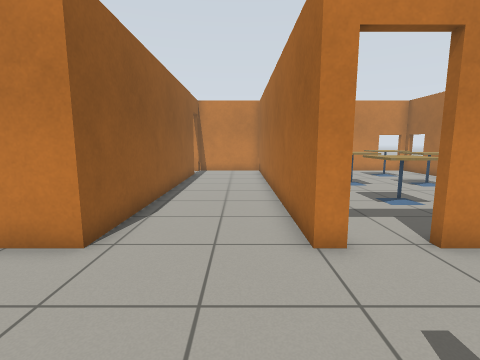
View 1 (above)

18 first-person views from a walk through a world built for the Gazebo simulator. The camera is 1 m above the floor, tilts 8° down and sees 85° across. The floor is counted in squares, 0.5 m on a side. Each view is taken from the middle of a square. On the plan, view 1 faces up. The plan holds only what a view shows up to about 16 squares ahead; the rest is blank. The robots in the file are not drawn. Simple patterns stand in for the simulator's built-in surfaces.

View 2
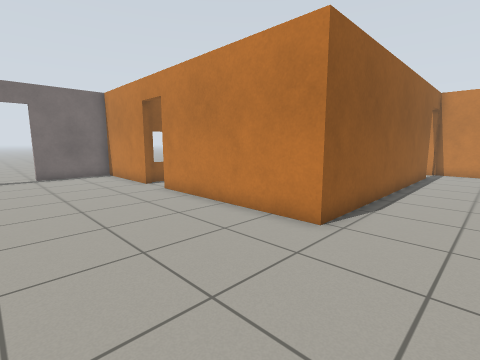

View 3
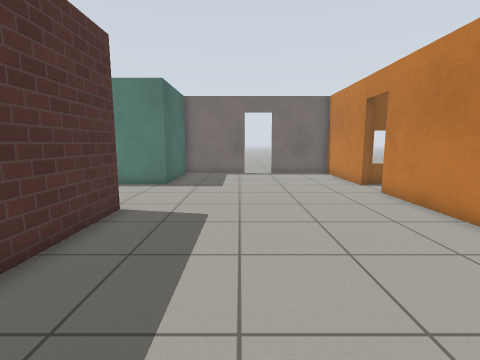

View 4
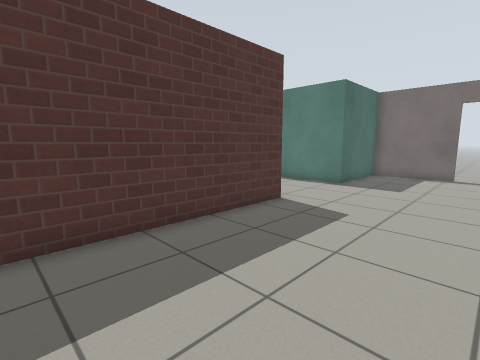

View 5
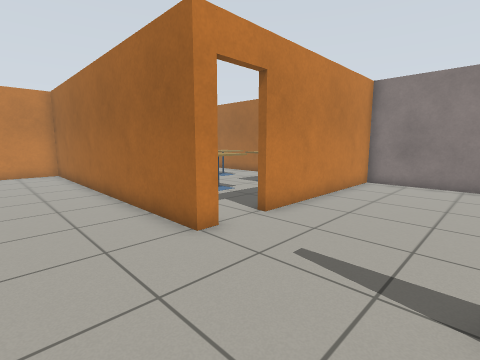

View 6
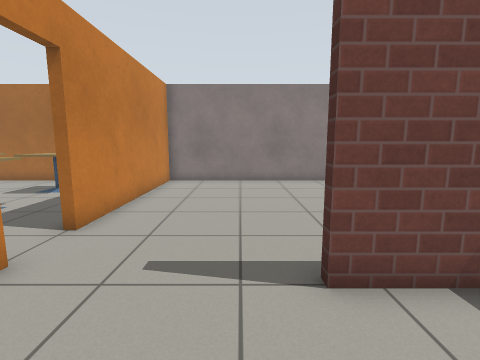

View 7
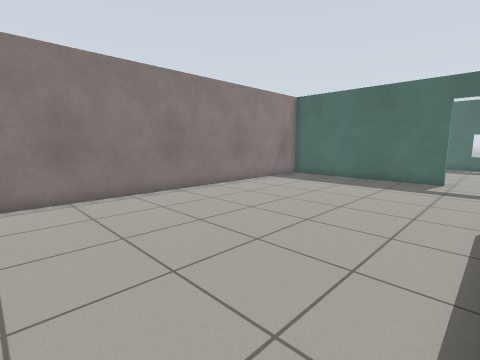

View 8
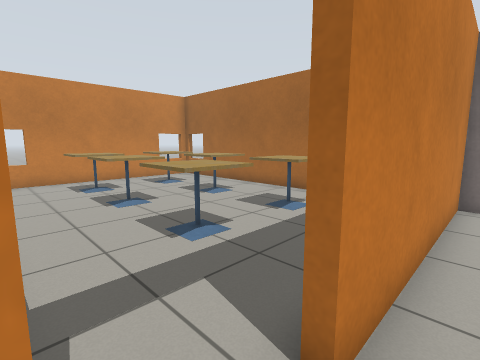

View 9
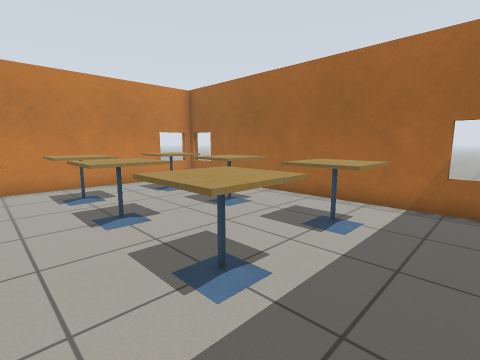

View 10
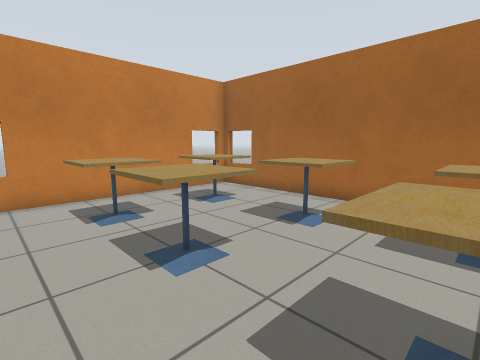

View 11
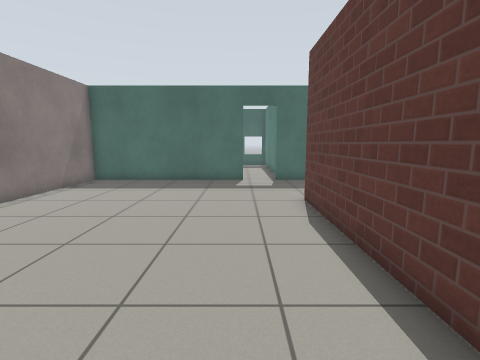

View 12
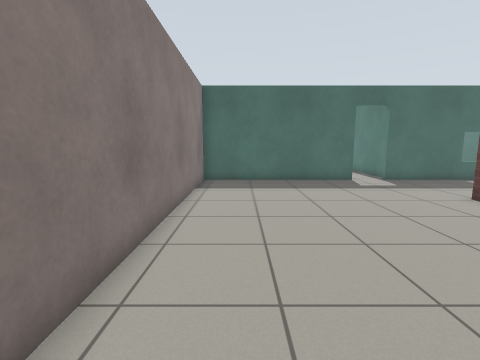

View 13
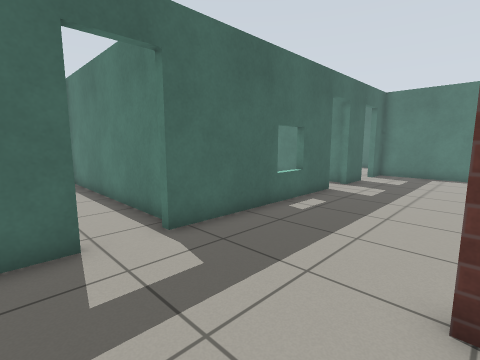

View 14
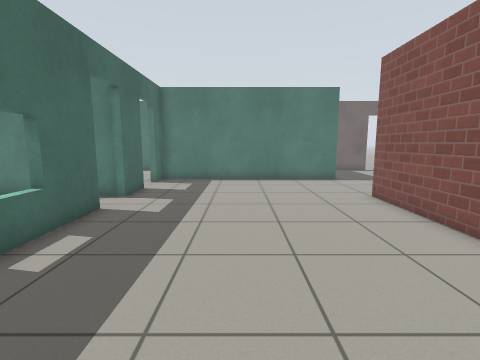

View 15
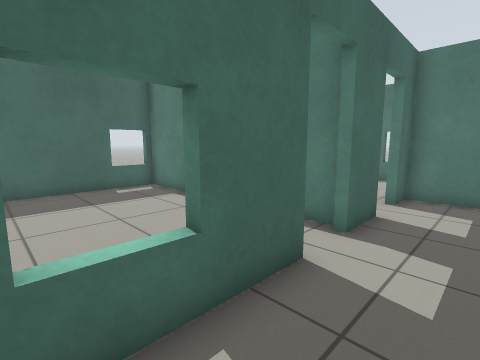

View 16
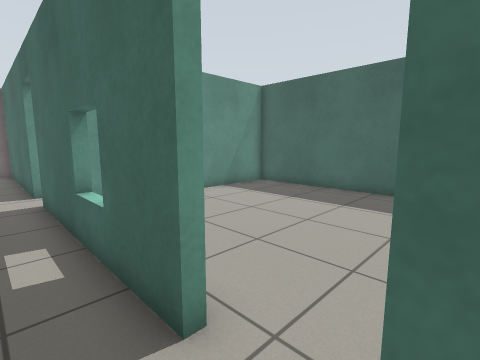

View 17
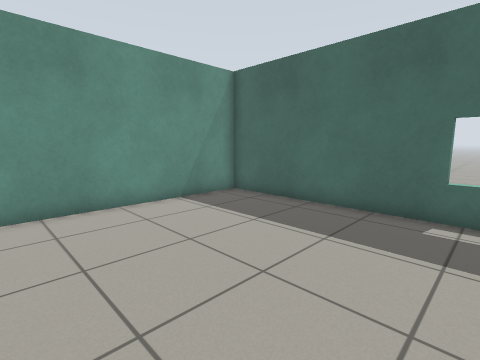

View 18
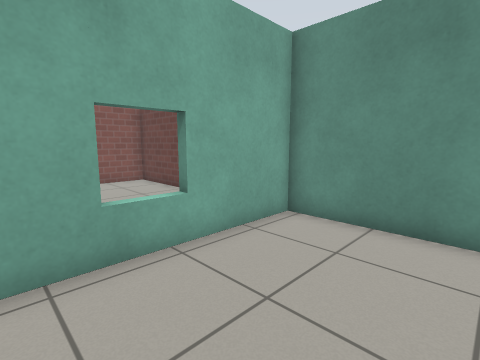

### Floor plan
Ten units are one square. View 1 is at (0, 0); x grows to the right and y downward. Boxes are objects, and circles mark ways between rooms. Rooms are numbered by the first view taken in them; rooms with no view inside come last. Other rooms are left out.
<svg viewBox="-182 -197 307 442">
<path fill="none" stroke="#000" d="M-123 -48 -174 -48 -174 -10M14 -48 14 -192 -30 -192M-79 47 0 47M14 24 14 1M-174 6 -174 47 -127 47M-30 -171 -30 -48 -106 -48M17 22 17 92M21 -48 14 -48M38 143 120 143 120 -48 37 -48M120 -63 120 -192 29 -192M-33 50 -79 50M-60 143 21 143M-96 143 -76 143M14 87 14 50 -9 50M-127 47 -127 143 -114 143M-80 172 -80 194M-80 211 -80 240 14 240 14 146 -50 146"/>
<rect x="45" y="-105" width="20" height="30" fill="#bbb"><title>cafe table</title></rect>
<rect x="45" y="-145" width="20" height="30" fill="#bbb"><title>cafe table</title></rect>
<rect x="45" y="-175" width="20" height="20" fill="#bbb"><title>cafe table</title></rect>
<rect x="75" y="-105" width="30" height="30" fill="#bbb"><title>cafe table</title></rect>
<rect x="75" y="-135" width="30" height="20" fill="#bbb"><title>cafe table</title></rect>
<rect x="75" y="-175" width="30" height="20" fill="#bbb"><title>cafe table</title></rect>
<circle cx="20" cy="-20" r="3" fill="#2a7"/>
<circle cx="25" cy="-50" r="3" fill="#2a7"/>
<circle cx="-100" cy="50" r="3" fill="#2a7"/>
<circle cx="20" cy="115" r="3" fill="#2a7"/>
<circle cx="-67" cy="143" r="3" fill="#2a7"/>
<text x="-60" y="-30">1</text>
<text x="70" y="40">2</text>
<text x="70" y="-120">3</text>
<text x="-60" y="90">4</text>
<text x="-30" y="190">5</text>
</svg>
Room 1 opens to room 2. Room 1 opens to room 4. Room 2 opens to room 4. Room 4 opens to room 5.

Where each view was taken, in squares from view 1:
view 1: 0 up, 0 right, facing up
view 2: 1 down, 0 right, facing up-left
view 3: 1 down, 0 right, facing left
view 4: 1 up, 0 right, facing down-left
view 5: 0 up, 2 left, facing up-right
view 6: 1 up, 2 left, facing right
view 7: 1 up, 2 right, facing down-right
view 8: 4 up, 2 right, facing up-right
view 9: 6 up, 3 right, facing up-right
view 10: 9 up, 3 right, facing up-right
view 11: 0 up, 4 right, facing down
view 12: 0 up, 10 right, facing down
view 13: 9 down, 5 right, facing down-left
view 14: 10 down, 2 right, facing left
view 15: 12 down, 2 left, facing down-left
view 16: 13 down, 8 left, facing down-right
view 17: 16 down, 7 left, facing down-right
view 18: 19 down, 5 left, facing up-right
